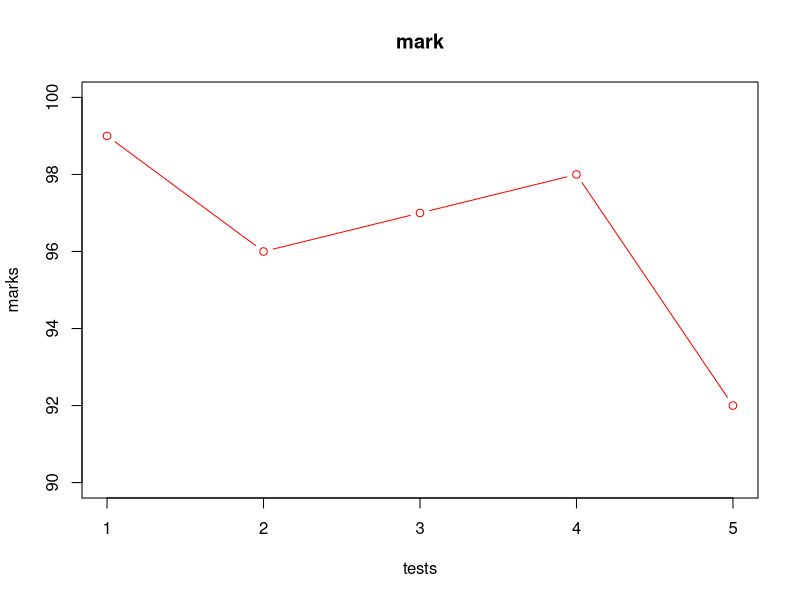

Source code (R):
name<-c("mark1","mark2","mark3","mark4","mark5")
tests<-c(1,2,3,4,5)
df<- data.frame( 
nithesh=c(99,96,97,98,92),
b=c(98,97,96,99,92)
)
rownames(df)<-name
as.matrix(df)
tf<-t(df)
as.data.frame(tf)
cf<-data.frame(
  nithesh=(sum(df$nithesh)/5),
  b=(sum(df$b)/5)
)
average<- sum(df$nithesh)/5
rownames(cf)<-"average"
cg<-rbind(df,cf)
cg
cs<-as.matrix(cg)
ts<-t(cs)
py<-plot(tests,df$nithesh,type="b",col="red",xlab="tests",ylab="marks",
     main = "mark",ylim=c(90,100)
     )
